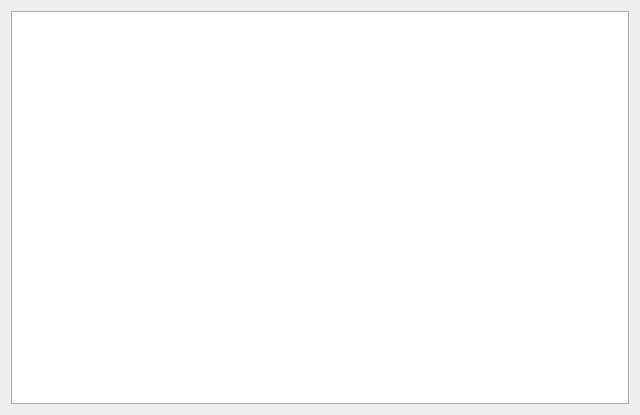
<?xml version="1.0" encoding="UTF-8"?>
<ui version="4.0">
 <class>Dialog</class>
 <widget class="QDialog" name="Dialog">
  <property name="geometry">
   <rect>
    <x>0</x>
    <y>0</y>
    <width>640</width>
    <height>415</height>
   </rect>
  </property>
  <property name="font">
   <font>
    <family>Roboto</family>
    <weight>75</weight>
    <italic>true</italic>
    <bold>true</bold>
   </font>
  </property>
  <property name="windowTitle">
   <string>Dialog</string>
  </property>
  <property name="styleSheet">
   <string notr="true"/>
  </property>
  <layout class="QVBoxLayout" name="verticalLayout">
   <item>
    <widget class="QTabWidget" name="tabDevices">
     <property name="font">
      <font>
       <family>Roboto</family>
       <weight>75</weight>
       <italic>true</italic>
       <bold>true</bold>
      </font>
     </property>
     <property name="cursor">
      <cursorShape>ArrowCursor</cursorShape>
     </property>
     <property name="styleSheet">
      <string notr="true">QTabWidget::pane {
    border: 1px solid #ABABAB;
    background: white;
}

QTabWidget::tab-bar:top {
    top: 1px;
}

QTabWidget::tab-bar:bottom {
    bottom: 1px;
}

QTabWidget::tab-bar:left {
    right: 1px;
}

QTabWidget::tab-bar:right {
    left: 1px;
}

QTabBar::tab {
    border: 1px solid #ABABAB;
}

QTabBar::tab:selected {
    background: white;
}

QTabBar::tab:!selected {
    background: #E1E1E1;
}

QTabBar::tab:!selected:hover {
    background: #999;
}

QTabBar::tab:top:!selected {
    margin-top: 3px;
}

QTabBar::tab:bottom:!selected {
    margin-bottom: 3px;
}

QTabBar::tab:top, QTabBar::tab:bottom {
    min-width: 8ex;
    margin-right: -1px;
    padding: 5px 10px 5px 10px;
}

QTabBar::tab:top:selected {
    border-bottom: 2px solid #2fbbd2;
}

QTabBar::tab:bottom:selected {
    border-top-color: none;
}

QTabBar::tab:top:last, QTabBar::tab:bottom:last,
QTabBar::tab:top:only-one, QTabBar::tab:bottom:only-one {
    margin-right: 0;
}

QTabBar::tab:left:!selected {
    margin-right: 3px;
}

QTabBar::tab:right:!selected {
    margin-left: 3px;
}

QTabBar::tab:left, QTabBar::tab:right {
    min-height: 8ex;
    margin-bottom: -1px;
    padding: 10px 5px 10px 5px;
}

QTabBar::tab:left:selected {
    border-left-color: none;
}

QTabBar::tab:right:selected {
    border-right-color: none;
}

QTabBar::tab:left:last, QTabBar::tab:right:last,
QTabBar::tab:left:only-one, QTabBar::tab:right:only-one {
    margin-bottom: 0;
}</string>
     </property>
     <property name="tabPosition">
      <enum>QTabWidget::North</enum>
     </property>
     <property name="tabShape">
      <enum>QTabWidget::Rounded</enum>
     </property>
     <property name="currentIndex">
      <number>-1</number>
     </property>
     <property name="tabBarAutoHide">
      <bool>false</bool>
     </property>
    </widget>
   </item>
  </layout>
 </widget>
 <layoutdefault spacing="6" margin="11"/>
 <resources/>
 <connections/>
</ui>
